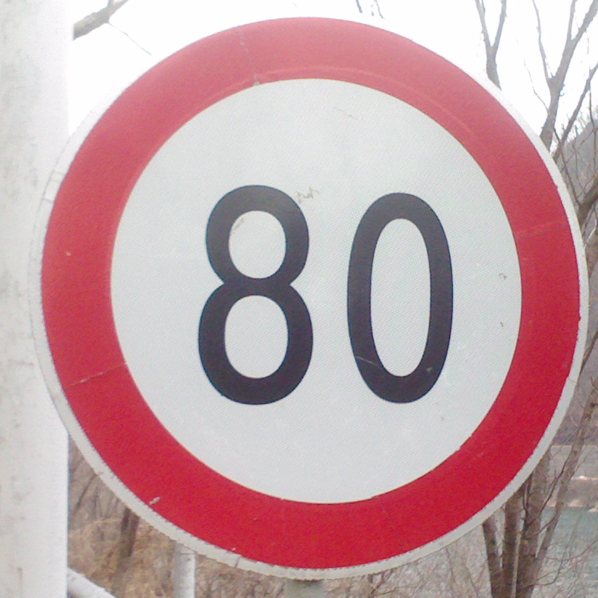
#> input picture signs/80.jpg, 1195 x 1195 px (shown at 1/2 size)
$ jupyter execute --allow-errors Traffic_Signs_Recognition.ipynb   (shell and % lines are left out)
#> lines starting #> are read from the running program, lines starting #| are printed output that depends on the picture
# Self-Driving Car Engineer Nanodegree

## Deep Learning

## Project: Build a Traffic Sign Recognition Classifier

In this notebook, a template is provided for you to implement your functionality in stages which is required to successfully complete this project. If additional code is required that cannot be included in the notebook, be sure that the Python code is successfully imported and included in your submission, if necessary. Sections that begin with **'Implementation'** in the header indicate where you should begin your implementation for your project. Note that some sections of implementation are optional, and will be marked with **'Optional'** in the header.

In addition to implementing code, there will be questions that you must answer which relate to the project and your implementation. Each section where you will answer a question is preceded by a **'Question'** header. Carefully read each question and provide thorough answers in the following text boxes that begin with **'Answer:'**. Your project submission will be evaluated based on your answers to each of the questions and the implementation you provide.

>**Note:** Code and Markdown cells can be executed using the **Shift + Enter** keyboard shortcut. In addition, Markdown cells can be edited by typically double-clicking the cell to enter edit mode.

---

## Step 1: Dataset Exploration

Visualize the German Traffic Signs Dataset. This is open ended, some suggestions include: plotting traffic signs images, plotting the count of each sign, etc. Be creative!

The pickled data is a dictionary with 4 key/value pairs:

- features -> the images pixel values, (width, height, channels)
- labels -> the label of the traffic sign
- sizes -> the original width and height of the image, (width, height)
- coords -> coordinates of a bounding box around the sign in the image, (x1, y1, x2, y2). Based the original image (not the resized version).

[cell 1]
# Load pickled data
import pickle

# TODO: fill this in based on where you saved the training and testing data
training_file = 'train.p'
testing_file = 'test.p'

#> (the rest of this cell did not finish here and is left out)

[cell 2]
### To start off let's do a basic data summary.
import numpy as np

# TODO: number of training examples
#> (the rest of this cell did not finish here and is left out)

[cell 3]
### Data exploration visualization goes here.
### Feel free to use as many code cells as needed.
import tensorflow as tf
import matplotlib.pyplot as plt

#> (the rest of this cell did not finish here and is left out)

[cell 4]
# [8 lines left out: function graph_examples_per_class, not called in this run]

#> (the rest of this cell did not finish here and is left out)

----

## Step 2: Design and Test a Model Architecture

Design and implement a deep learning model that learns to recognize traffic signs. Train and test your model on the [German Traffic Sign Dataset](http://benchmark.ini.rub.de/?section=gtsrb&subsection=dataset).

There are various aspects to consider when thinking about this problem:

- Your model can be derived from a deep feedforward net or a deep convolutional network.
- Play around preprocessing techniques (normalization, rgb to grayscale, etc)
- Number of examples per label (some have more than others).
- Generate fake data.

Here is an example of a [published baseline model on this problem](http://yann.lecun.com/exdb/publis/pdf/sermanet-ijcnn-11.pdf). It's not required to be familiar with the approach used in the paper but, it's good practice to try to read papers like these.

### Implementation

Use the code cell (or multiple code cells, if necessary) to implement the first step of your project. Once you have completed your implementation and are satisfied with the results, be sure to thoroughly answer the questions that follow.

[cell 5]
### Preprocess the data here.
### Feel free to use as many code cells as needed.
import cv2
import pandas

image_size = 32
#> (the rest of this cell did not finish here and is left out)

### Question 1

_Describe the techniques used to preprocess the data._

**Answer:** To preprocess the data, I reformat the images into single-color-channel grayscale images using cv2, and normalize them so all values are between 0 and 1.  For the labels, I one-hot encode them, because they are categorical values (i.e. one-hot encoding turns a single categorical field, into many boolean fields, where only one is True at a time - not doing this would result in treating it like a regression problem).

I chose to use a single color because doing so reduces the training time, at the expense of a little accuracy (< 0.2% on the validation set, in my tests).  I chose to normalize the values by scaling them to avoid numerical stability issues and provide the optimizer with a well-conditioned problem.

[cell 6]
### Generate data additional (if you want to!)
### and split the data into training/validation/testing sets here.
### Feel free to use as many code cells as needed.
from sklearn.cross_validation import train_test_split

def generate_noise(data, noise_std_prop=0.01):
    return np.random.normal(scale=(data.max()-data.min()) * noise_std_prop, size=data.shape)

# [28 lines left out: functions add_noise, add_perspective, not called in this run]


#> (the rest of this cell did not finish here and is left out)

### Question 2

_Describe how you set up the training, validation and testing data for your model. If you generated additional data, why?_

**Answer:** I split the provided training data into a training and validation set, with 20% of the data going into the validation set, and 80% staying in the training set.

I generated additional data by perspective shifting each image twice, tripling the training set size.  The perspective shifted images move each image corner toward the center of the image by a random value, from 0 to 5 pixels.  I then add a normally distributed random amount of noise (mean 0, std dev 1%) to each image, to generate two additional noisy images for each, again tripling the training set size, to nine times the original size.

Lastly, I oversample from the training set, weighting each image so the final distribution will be approximately uniform across classes, as shown in the graph above.  The sample is randomly drawn (i.e. train_data is ordered randomly by label).  I chose to oversample so that there is a good chance of some examples from each input training image making it into the final sample.

By generating additional data, I was able to increase test performance from about 92% to over 95% accuracy.  The perspective shifts and the noise encourage the algorithm to generalize more, since irrelevant details change while the core content remains the same.  Even with the synthetic data, the smallest original classes still have fewer examples than the most popular ones started with, resulting in a significant number of duplicates in the oversample step.  Performance could likely be improved further by generating additional synthetic data for the underrepresented classes, and using different techniques to generate synthetic data.

[cell 7]
### Define your architecture here.
### Feel free to use as many code cells as needed.
import math

batch_size = 128
eval_size = 5
patch_size = 5 # 10
depth = 16
num_hidden = 128
keep_prob = 0.75
beta = 0.0001
init_value = 0.04
# init_value = math.sqrt(2.0 / len(train_data))

#> (the rest of this cell did not finish here and is left out)

### Question 3

_What does your final architecture look like? (Type of model, layers, sizes, connectivity, etc.)  For reference on how to build a deep neural network using TensorFlow, see [Deep Neural Network in TensorFlow
](https://classroom.udacity.com/nanodegrees/nd013/parts/fbf77062-5703-404e-b60c-95b78b2f3f9e/modules/6df7ae49-c61c-4bb2-a23e-6527e69209ec/lessons/b516a270-8600-4f93-a0a3-20dfeabe5da6/concepts/83a3a2a2-a9bd-4b7b-95b0-eb924ab14432) from the classroom._

**Answer:** The final network architecture is deep convolutional neural network composed of a linear list of layers, starting with two [convolution, relu, max pool] sets, then 4 fully-connected layers using relus for activation.  The convolution layers are using a patch size of 5, a depth of 16, and a stride of 1.  The max pool layers are using a stride of 2.

The input layer is [32, 32, 1], which is changed to [16, 16, 16] after the first max pooling operation.  After the second operation, the size drops to [8, 8, 16].  All of the fully connected layers are size [128], and the output layer is [43].  Dropout is used on the fully-connected hidden layers, along with minimal l2 regularization to prevent overfitting.

[cell 8]
### Train your model here.
### Feel free to use as many code cells as needed.

num_steps = 30001

def accuracy(predictions, labels):
    return (100.0 * np.sum(np.argmax(predictions, 1) == np.argmax(labels, 1))
          / predictions.shape[0])

#> (the rest of this cell did not finish here and is left out)

### Question 4

_How did you train your model? (Type of optimizer, batch size, epochs, hyperparameters, etc.)_

#> (a cell that did not finish here is left out)

**Answer:** My model is trained using the adam optimizer, with a batch size of 128.  I dropout 25% of activations from fully-connected hidden layers.  I also include minimal l2 regularization with a weight of 0.0001.  I train on 30001 batches, which is a bit less than 1.85 epochs through the synthetic train_data.  Because of the volume of synthetic data, that corresponds to a little more than 122 epochs of the original data.

During the development process, I iterated on the model training 10,000 steps for each model iteration.  I observed that the model would continue improving slightly if run for more iterations, so once I selected a final model architecture, I re-trained my best model architecture for an additional 20,000 steps, resulting in a gain in validation and test accuracy of about 1% over the base performance.

### Question 5

_What approach did you take in coming up with a solution to this problem?_

**Answer:** My thought process in choosing the network architecture was largely iterative, testing new architectures and making modifications, then measuring the resulting gain or loss in accuracy.  I added layers until the model started overfitting (meaning it was complex enough to learn the data), then I tuned the regularization and dropout hyperparameters to eliminate the overfitting and get the model to generalize on the validation set.  The initial training accuracy, without tuning dropout and regularization, was about 89%.  I adjusted the patch size and depth of the convolutional layers, but couldn't achieve higher performance by raising or lowering those values.  The convolutions and max-pooling layers converted the 32x32 images to a deeper 8x8x16 representation, squeezing out most of the the spatial information.  Adding an additional convolutional layer also did not result in an accuracy improvement.

I stopped getting significant gains from adjusting the network architecture and hyperparameters with an accuracy of about 92%.  I then did some synthetic data generation to bring the accuracy higher, to above 95%.

---

## Step 3: Test a Model on New Images

Take several pictures of traffic signs that you find on the web or around you (at least five), and run them through your classifier on your computer to produce example results. The classifier might not recognize some local signs but it could prove interesting nonetheless.

You may find `signnames.csv` useful as it contains mappings from the class id (integer) to the actual sign name.

### Implementation

Use the code cell (or multiple code cells, if necessary) to implement the first step of your project. Once you have completed your implementation and are satisfied with the results, be sure to thoroughly answer the questions that follow.

[cell 10]
### Load the images and plot them here.
### Feel free to use as many code cells as needed.
from os import listdir

classes = """Speed limit (20km/h)
Speed limit (30km/h)
Speed limit (50km/h)
Speed limit (60km/h)
Speed limit (70km/h)
Speed limit (80km/h)
End of speed limit (80km/h)
Speed limit (100km/h)
Speed limit (120km/h)
No passing
No passing for vechiles over 3.5 metric tons
Right-of-way at the next intersection
Priority road
Yield
Stop
No vechiles
Vechiles over 3.5 metric tons prohibited
No entry
General caution
Dangerous curve to the left
Dangerous curve to the right
Double curve
Bumpy road
Slippery road
Road narrows on the right
Road work
Traffic signals
Pedestrians
Children crossing
Bicycles crossing
Beware of ice/snow
Wild animals crossing
End of all speed and passing limits
Turn right ahead
Turn left ahead
Ahead only
Go straight or right
Go straight or left
Keep right
Keep left
Roundabout mandatory
End of no passing
End of no passing by vechiles over 3.5 metric tons"""

classes = classes.split("\n")

sign_to_class_map = {
    "80.jpg": 5,
    "curveright.jpg": 20,
    "stop1.jpg": 14,
    "stop2.jpg": 14,
    "us_yield.jpg": 13
}

imgs = []
img_classes = []
for imgname in listdir('signs'):
    img = cv2.imread('signs/' + imgname)
#> img is the input picture: shape (1195, 1195, 3); mean B, G, R 166.9, 161.9, 195.3
    img = cv2.resize(img, (32, 32), interpolation=cv2.INTER_AREA)
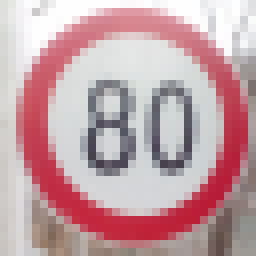
#> img: shape (32, 32, 3) (shown 8 times larger); mean B, G, R 166.9, 161.9, 195.3
    # BGR TO RGB
    img = cv2.cvtColor(img, cv2.COLOR_BGR2RGB)
    imgs.append(img)
    img_classes.append(sign_to_class_map[imgname])
#> pass 2 of the loop `for imgname in listdir('signs'):`:
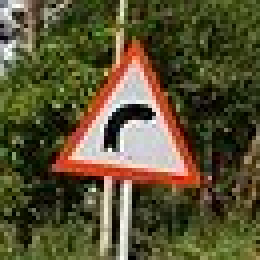
#> input picture signs/curveright.jpg, 65 x 65 px (shown 4 times larger)
#> img is the input picture: shape (65, 65, 3); mean B, G, R 51, 81.8, 88.9
#> `img = cv2.resize(img, (32, 32), interpolation=cv2.INTER_AREA)`:
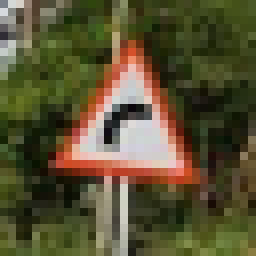
#> img: shape (32, 32, 3) (shown 8 times larger); mean B, G, R 51, 81.9, 88.9
#> pass 3 of the loop `for imgname in listdir('signs'):`:
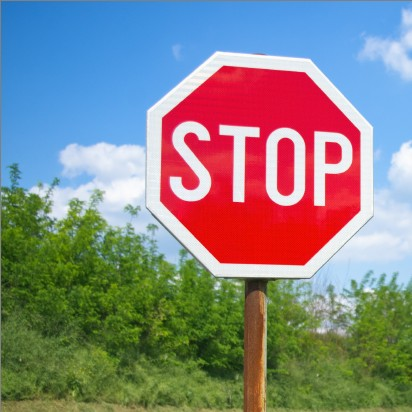
#> input picture signs/stop1.jpg, 412 x 412 px
#> img is the input picture: shape (412, 412, 3); mean B, G, R 132, 131.6, 133
#> `img = cv2.resize(img, (32, 32), interpolation=cv2.INTER_AREA)`:
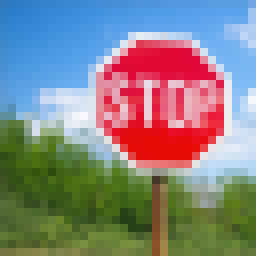
#> img: shape (32, 32, 3) (shown 8 times larger); mean B, G, R 132, 131.6, 133
#> the loop made 5 passes; the first 3 are shown

for img, img_class in zip(imgs, img_classes):
    plt.figure()
    plt.title(classes[img_class])
    plt.imshow(img)
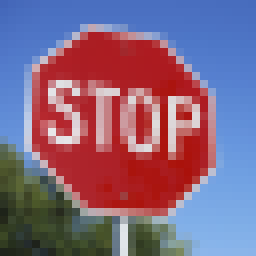
#> shown: shape (32, 32, 3) (shown 8 times larger); mean R, G, B 130.8, 102, 128.9
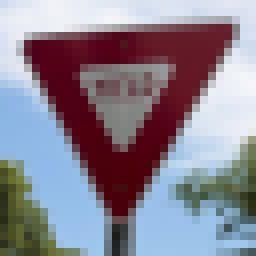
#> shown: shape (32, 32, 3) (shown 8 times larger); mean R, G, B 138.8, 132, 145.6
